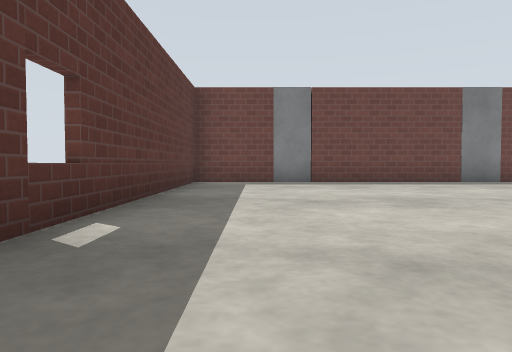
view 1 (above)

16 first-person views from a walk through a Gazebo world. The camera is 0.5 m above the floor, tilts 2° down and sees 70° across. The floor is counted in squares, 1 m on a side. Each view is taken from the middle of a square. On the plan, view 1 faces up. The plan holds only what a view shows up to about 9 squares ahead; the rest is blank. The place goes on beyond the plan. Gazebo's built-in surfaces are drawn with simple patterns.

view 2
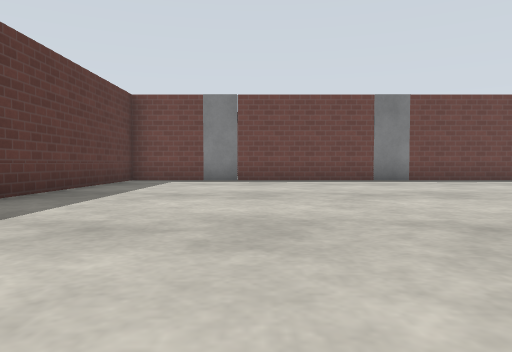

view 3
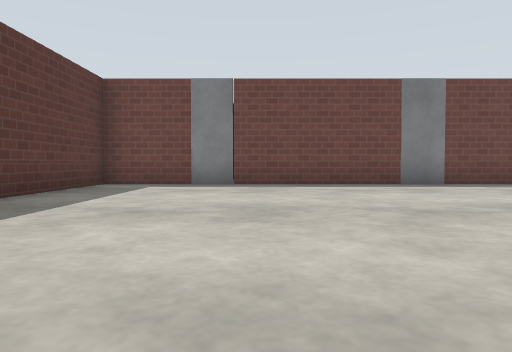

view 4
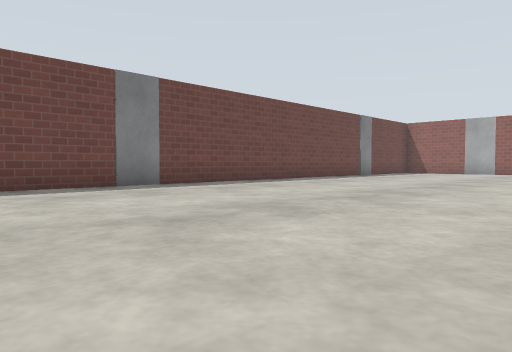

view 5
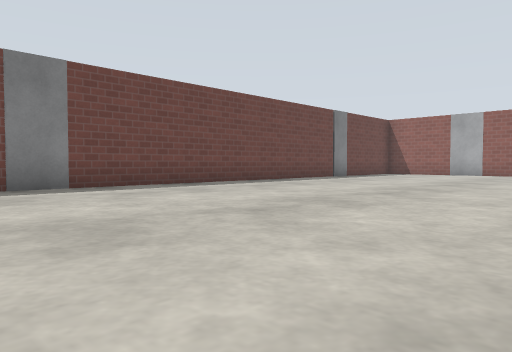

view 6
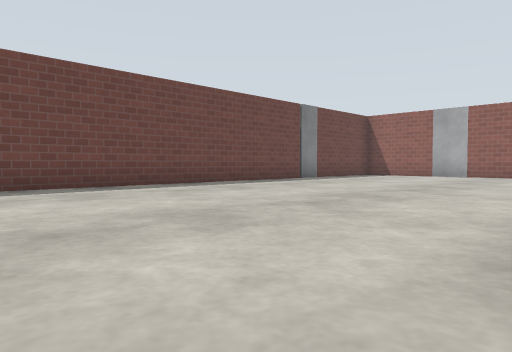

view 7
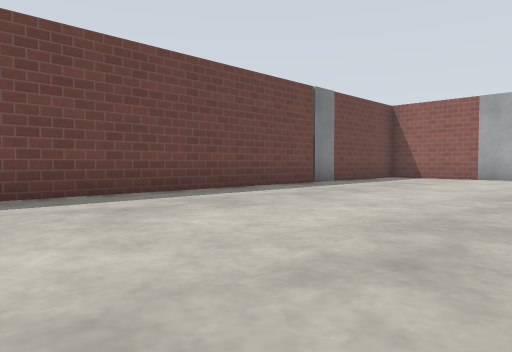

view 8
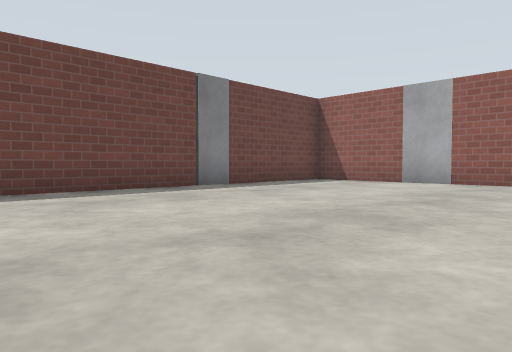

view 9
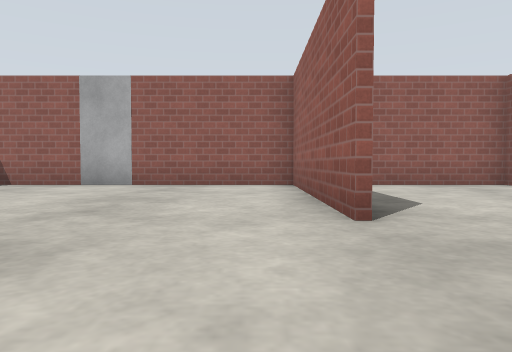

view 10
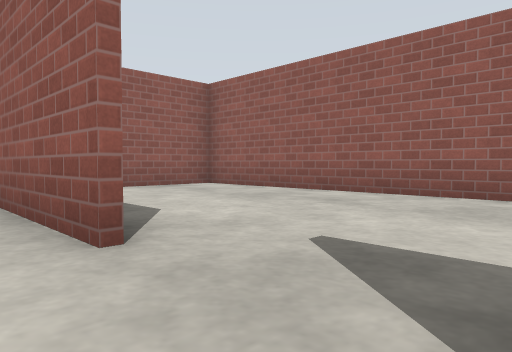

view 11
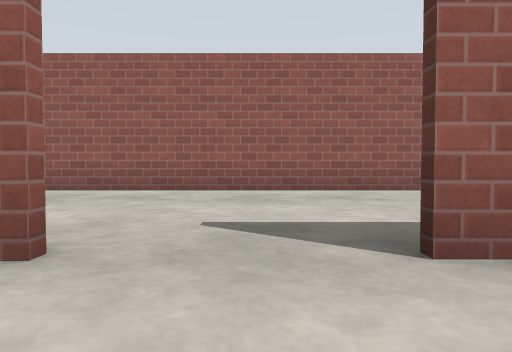

view 12
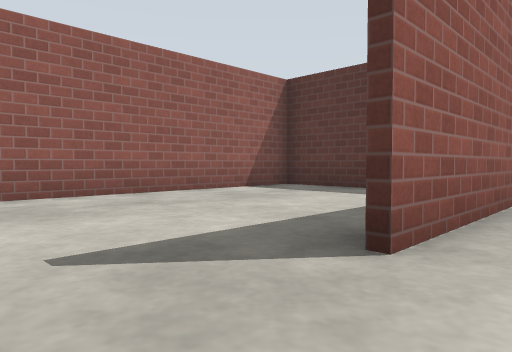

view 13
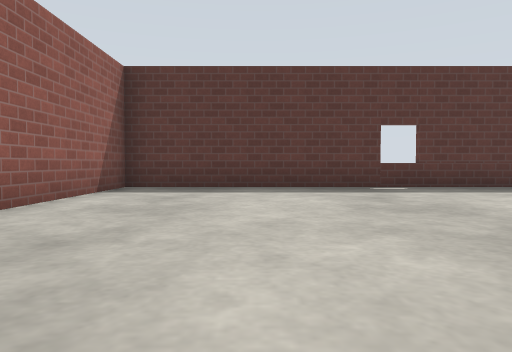

view 14
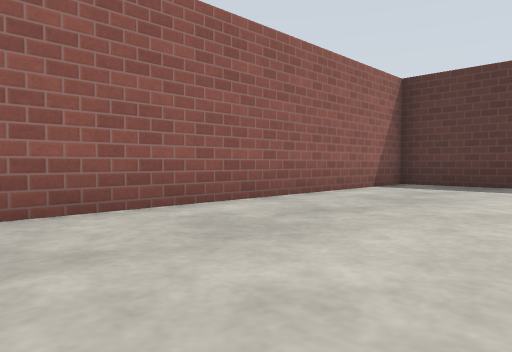

view 15
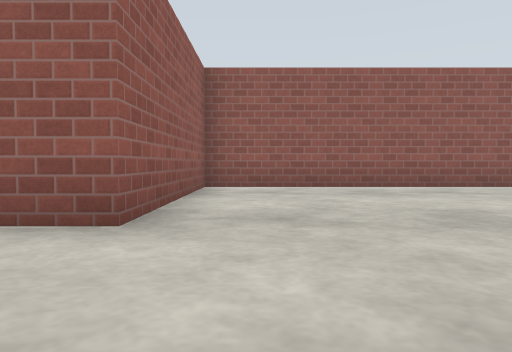

view 16
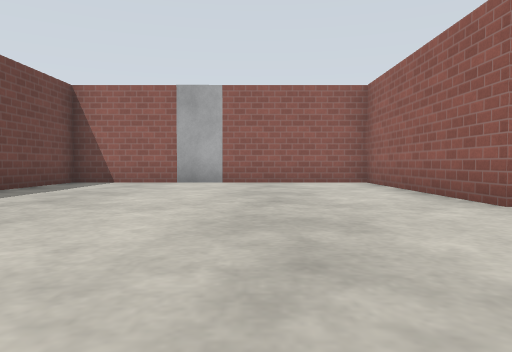

### Floor plan
Ten units are one square. View 1 is at (0, 0); x grows to the right and y downward. Boxes are objects, and circles mark ways between rooms. Rooms are numbered by the first view taken in them; rooms with no view inside come last. Other rooms are left out.
<svg viewBox="-21 -110 230 142">
<path fill="none" stroke="#000" d="M55 -97 15 -97M151 -21 204 -21 204 -55M81 27 81 -21 131 -21M5 -97 -16 -97 -16 27 79 27M155 -97 64 -97M204 -74 204 -90M201 -97 168 -97M82 6 82 27M79 27 204 27 204 -4"/>
<rect x="5" y="-105" width="10" height="10" fill="#bbb"><title>door leaf</title></rect>
<rect x="55" y="-105" width="10" height="10" fill="#bbb"><title>door leaf</title></rect>
<rect x="155" y="-105" width="10" height="10" fill="#bbb"><title>door leaf</title></rect>
<circle cx="145" cy="-20" r="3" fill="#2a7"/>
<text x="80" y="-50">1</text>
<text x="140" y="0">2</text>
</svg>
Room 1 opens to room 2.

Where each view was taken, in squares from view 1:
view 1: 0 up, 0 right, facing up
view 2: 1 down, 2 right, facing up
view 3: 1 up, 2 right, facing up
view 4: 2 up, 2 right, facing up-right
view 5: 2 up, 4 right, facing up-right
view 6: 2 up, 6 right, facing up-right
view 7: 4 up, 8 right, facing up-right
view 8: 3 up, 11 right, facing up-right
view 9: 3 up, 12 right, facing right
view 10: 3 up, 13 right, facing down-right
view 11: 4 up, 14 right, facing down
view 12: 3 up, 15 right, facing down-left
view 13: 0 up, 6 right, facing left
view 14: 1 up, 7 right, facing down-left
view 15: 5 up, 7 right, facing down
view 16: 5 up, 11 right, facing right
